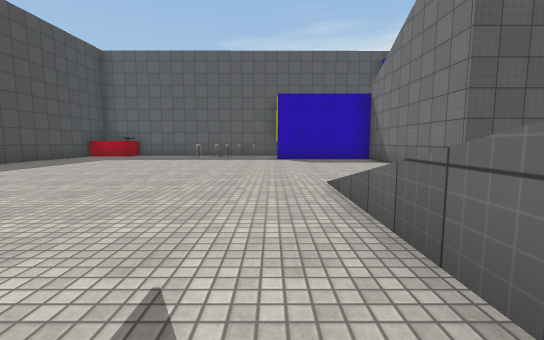
View 1 (above)

14 first-person views from a walk through a scene from a Unity 3-D project. The camera is 1.2 m above the floor, tilts 6° down and sees 90° across. The floor is counted in squares, 2 m on a side. Each view is taken from the middle of a square. On the plan, view 1 faces up. The plan holds only what a view shows up to about 9 squares ahead; the rest is blank. The place goes on beyond the plan. The player character is not drawn. Some surface patterns are stand-ins.

View 2
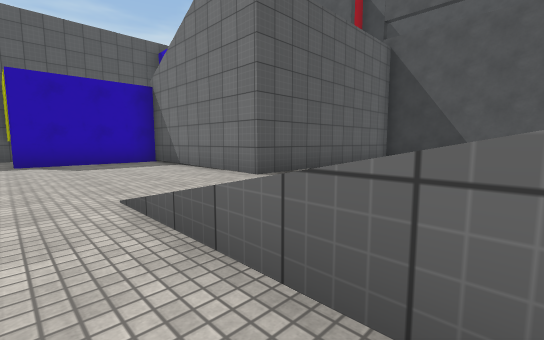

View 3
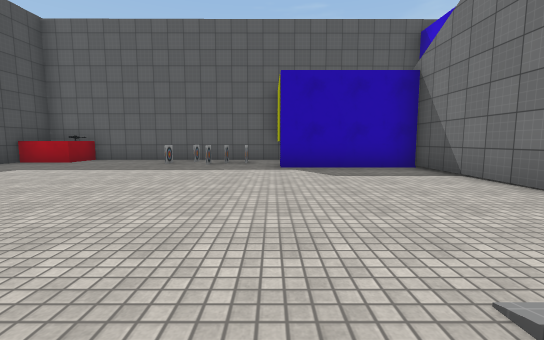

View 4
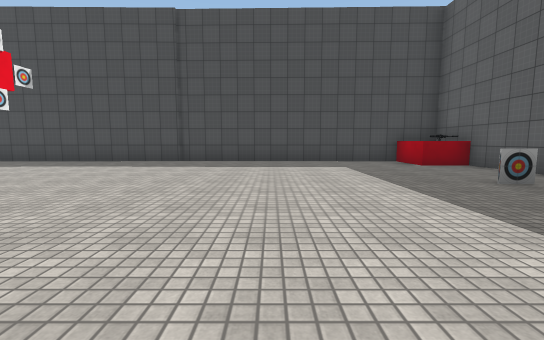

View 5
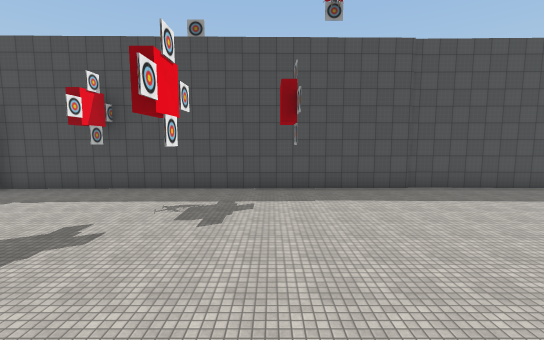

View 6
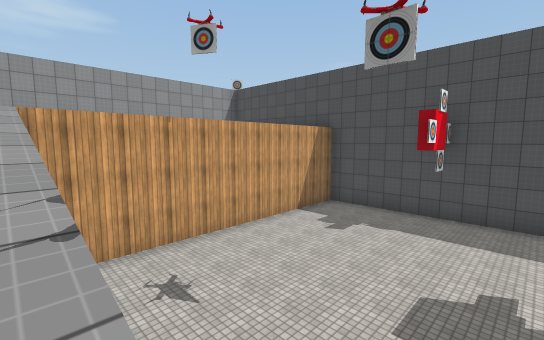

View 7
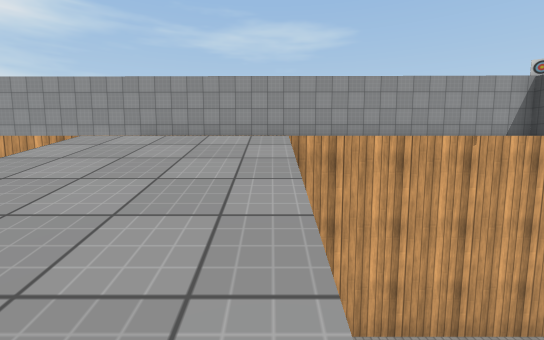

View 8
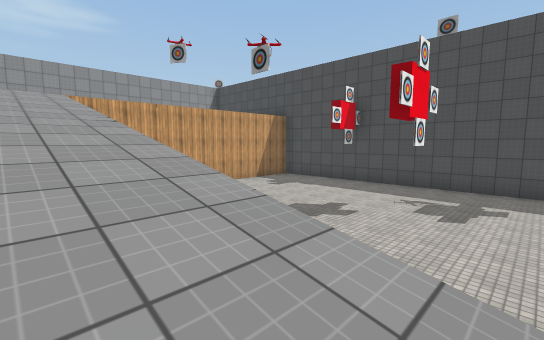

View 9
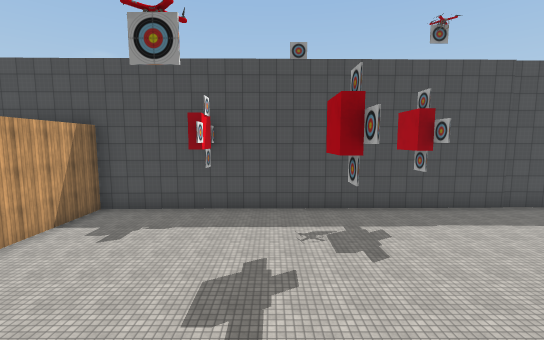

View 10
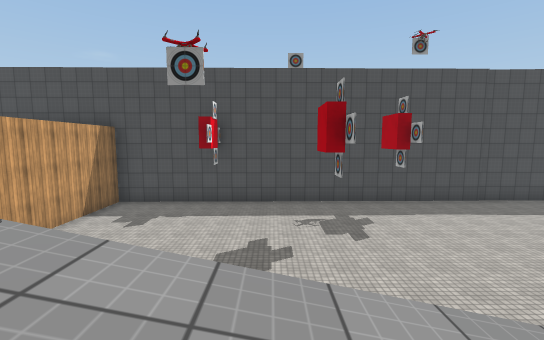

View 11
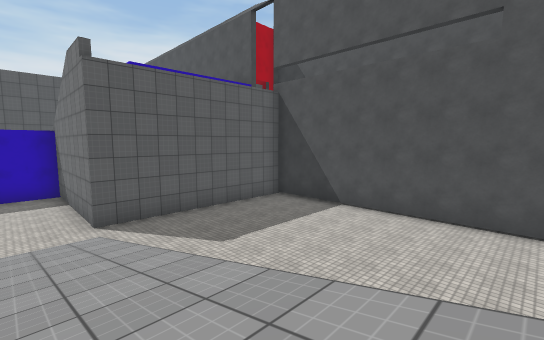

View 12
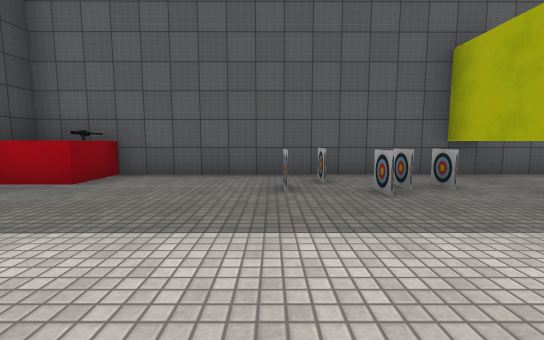

View 13
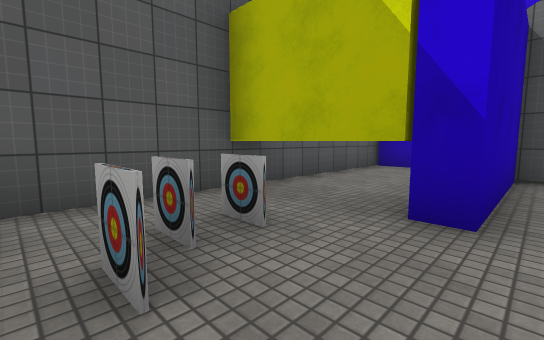

View 14
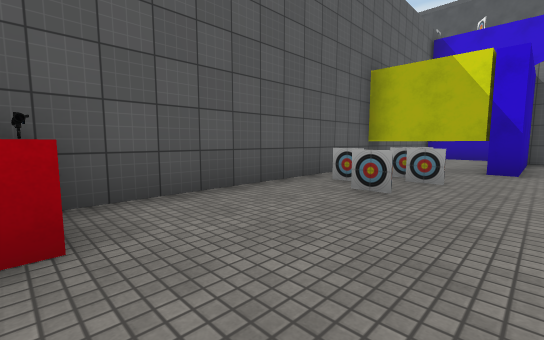

### Floor plan
Key: @ floor where view 1 was taken; # wall or solid block; . floor; / step, stairs or slope; = window, fence, low wall or low ledge; ^ raised ledge; O other object.
Columns run from 8 left of view 1 to 10 right of it. Each row starts with its distance up from view 1.
 12  #############
 11 ##O...=..^^^^#
 10 #.....=..###^#
  9 #...........#
  8 #...........#
  7 #...........#
  6 #...........#
  5 #...........######
  4 #................#
  3 #........///.....#
  2 #........///.....#
  1 #........///.....#
  0 #.......@/// ....#
 -1 #....... /// ....#
 -2 #....... ///  ...#
 -3 #....... //
 -4 #....... //
 -5 #........//
 -6 #........//
 -7 #........///
 -8 #///////////
 -9 ##
-10  #
-11  #
-12  #
-13  #
-14  ##################

Where each view was taken, in squares from view 1:
view 1: 0 up, 0 right, facing up
view 2: 1 up, 0 right, facing up-right
view 3: 3 up, 0 right, facing up
view 4: 7 up, 1 right, facing left
view 5: 0 up, 1 right, facing left
view 6: 3 down, 1 right, facing down-left
view 7: 5 down, 1 right, facing down
view 8: 0 up, 2 right, facing down-left
view 9: 3 down, 1 right, facing left
view 10: 3 down, 2 right, facing left
view 11: 2 down, 2 right, facing up-right
view 12: 7 up, 3 left, facing up
view 13: 9 up, 2 left, facing up-right
view 14: 9 up, 6 left, facing up-right
